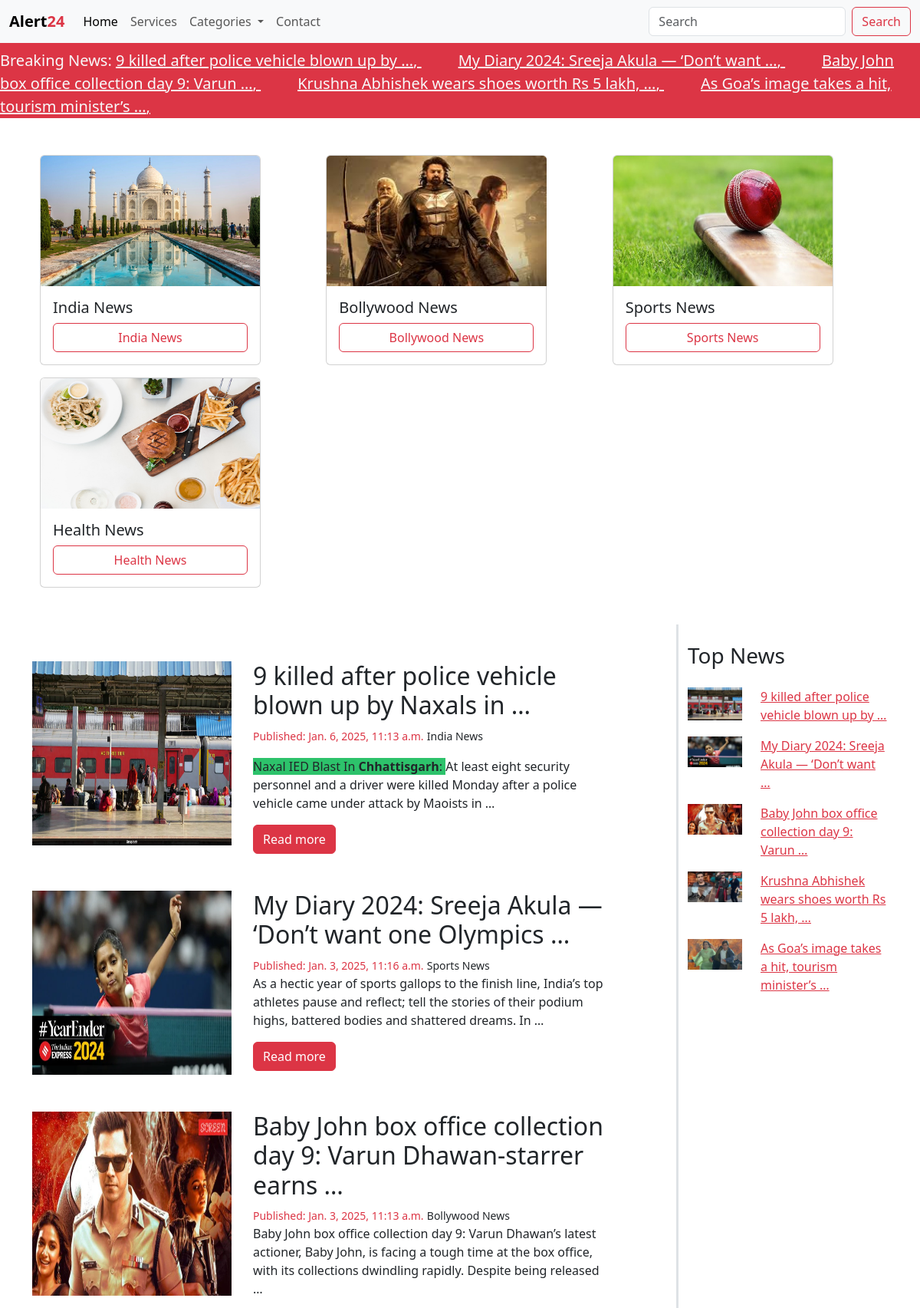
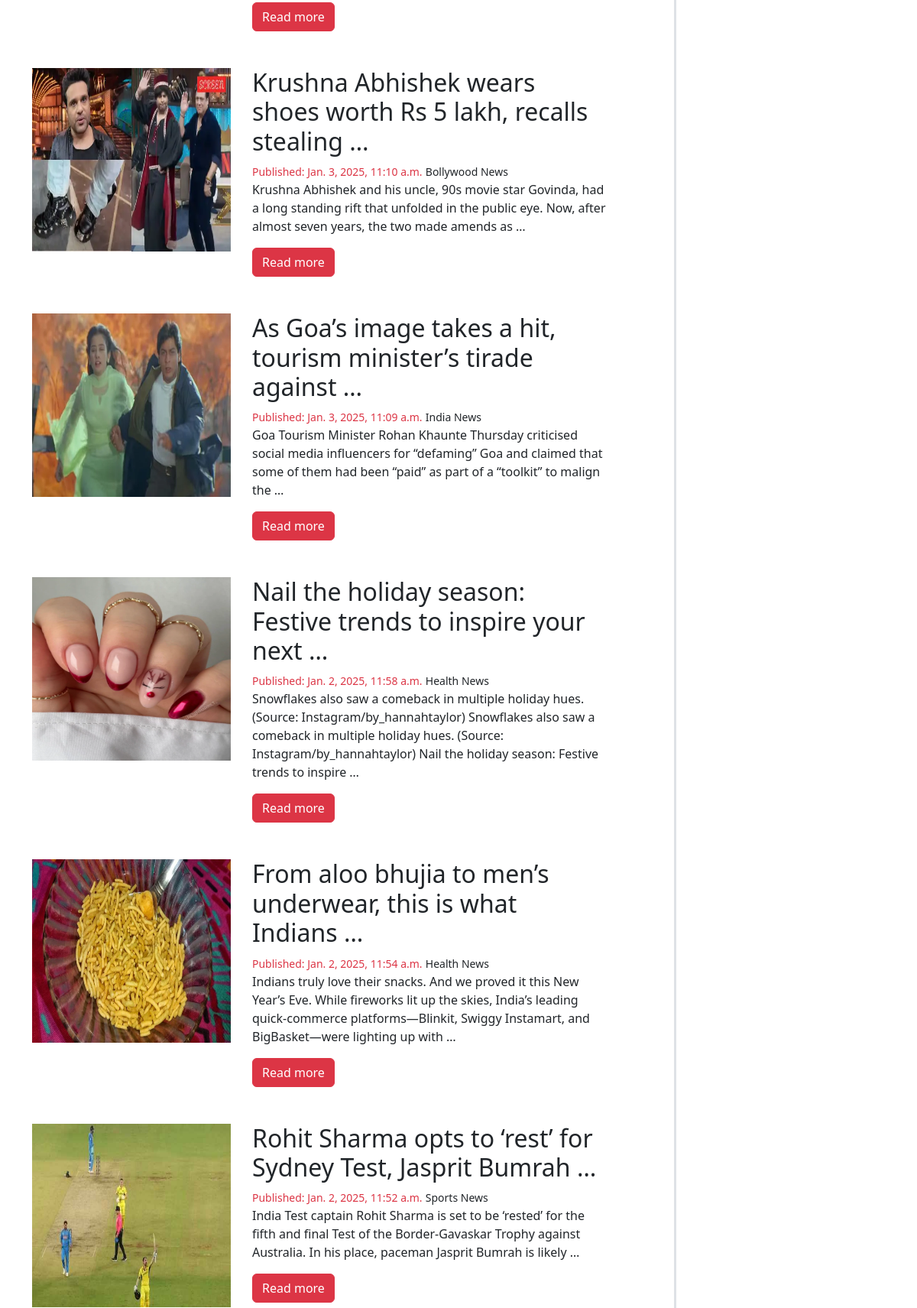
The page / (upper part) on the database its author committed (2 pictures, top to bottom).
### main/models.py (models this page shows)
class News(models.Model):
    category = models.ForeignKey(Categories, on_delete=models.CASCADE)
    title = models.CharField(max_length=250)
    description = HTMLField()
    image = models.ImageField(upload_to='news/')
    date = models.DateTimeField(auto_now_add=True)
    class Meta:
        verbose_name_plural = 'News'

class Categories(models.Model):
    title = models.CharField(max_length=250)
    image = models.ImageField(upload_to='category/')
    class Meta:
        verbose_name_plural = 'Category'
    def __str__(self):
        return self.title

### alert24/views.py (the view)
# urls.py: path('', views.home, name='home'),
def home(request):
    category = Categories.objects.all()
    allNews = News.objects.all().order_by('-id')
    topNews = News.objects.all().order_by('-id')[:5]
    context = {
        'categories': category,
        'allNews': allNews,
        'topNews': topNews
        }
    return render(request, 'index.html', context)

### templates/index.html
{% extends "base.html" %}
{% block news %}
    <section class="news">
      <div class="container">
        <div class="row">
          <div
            class="col-md-9  border-end border-3"
          >
            {% for news in allNews %}
            <div class="row my-5">
              <div class="col-md-4">
                <img
                  src="/media/{{ news.image }}"
                  class="img-fluid"
                  style="width: 90vw; height: 30vh"
                  alt=""
                />
              </div>
              <div class="col-md-7 px-3">
                <h2>{{ news.title | truncatewords:10 }}</h2>
                <small class='text-danger'>Published: {{ news.date }}</small>
                <small>{{ news.category }}</small>
                <p>{{ news.description | safe | truncatewords:30 }}</p>
                <a href="{% url 'details' news.id %}" class="btn btn-danger">Read more</a>
              </div>
            </div>
            {% endfor %}
          </div>
          <div class="col-md-3">
            <h3 class='my-4'>Top News</h3>
            {% for news in topNews %}
            <a href="" class="link-danger">
              <div class="row">
                <div class="col-md-4">
                  <img class="img-fluid" src="/media/{{ news.image }}" alt="" />
                </div>
                <div class="col-md-8">
                  <p>{{ news.title | truncatewords:8 }}</p>
                </div>
              </div>
            </a>
            {% endfor %}
          </div>
        </div>
      </div>
    </section>
{% endblock news %}

### templates/base.html (shortened to what this page needs)
<!DOCTYPE html>
<html lang="en">
  <head>
    <link
      href="https://cdn.jsdelivr.net/npm/bootstrap@5.3.3/dist/css/bootstrap.min.css"
      rel="stylesheet"
    />
  </head>
  <body>
    <section class="header">
      <nav class="navbar navbar-expand-lg bg-body-tertiary">
        <div class="container-fluid">
          <a class="navbar-brand fw-bold" href="{% url 'home' %}"
            >Alert<span class="text-danger">24</span></a
          >
          <div class="collapse navbar-collapse" id="navbarSupportedContent">
            <ul class="navbar-nav me-auto mb-2 mb-lg-0">
              <li class="nav-item">
                <a class="nav-link active" aria-current="page" href="{% url 'home' %}">Home</a>
              </li>
              <li class="nav-item">
                <a class="nav-link" href="#">Services</a>
              </li>
              <li class="nav-item dropdown">
                <a
                  class="nav-link dropdown-toggle"
                  href="#"
                  role="button"
                  data-bs-toggle="dropdown"
                  aria-expanded="false"
                >
                  Categories
                </a>
              </li>
              <li class="nav-item">
                <a class="nav-link">Contact</a>
              </li>
            </ul>
            <form class="d-flex" action="{% url 'search' %}" role="search">
              <input
                class="form-control me-2"
                type="search"
                placeholder="Search"
                name="search"
              />
              <button class="btn btn-outline-danger" type="submit">
                Search
              </button>
            </form>
          </div>
        </div>
      </nav>
      <marquee onmouseover="stop()" onmouseleave="start()" class="bg-danger text-light pt-2 fs-5"> Breaking News:
        {% for top in topNews %}
        <a href="" class="link-light  me-5">{{ top.title | truncatewords:8 }}, </a>
        {% endfor %}
      </marquee>
      <div class="row" style="margin: 40px">
        {% for category in categories %}
        <div class="col my-2">
          <div class="card" style="width: 18rem">
            <img
              src="/media/{{ category.image }}"
              class="card-img-top"
              style="width: 17.9rem; height: 170px"
              alt="..."
            />
            <div class="card-body">
              <h5 class="card-title">{{ category.title }}</h5>
              <a href="
              {% if category.title == 'India News' %}
                {% url "india" %}
              {% elif category.title == 'Bollywood News' %}
                {% url 'bollywood' %}
              {% endif %}
              "
              class="btn btn-outline-danger w-100"
                >{{ category.title }}</a
              >
            </div>
          </div>
        </div>
        {% endfor %}
      </div>
    </section>
    {% block news %}{% endblock news %}
  </body>
</html>

### rows shown on the page
News: title "9 killed after police vehicle blown up by …", image (picture), title "9 killed after police vehicle blown up by Naxals in …", date "Jan. 6, 2025, 11:13 a.m.", category "India News", description "Naxal IED Blast In Chhattisgarh : At least eight security personnel and a driver were killed Monday after a police vehicle came under attack by Maoists in …"
News: title "My Diary 2024: Sreeja Akula — ‘Don’t want …", image (picture), title "My Diary 2024: Sreeja Akula — ‘Don’t want one Olympics …", date "Jan. 3, 2025, 11:16 a.m.", category "Sports News", description "As a hectic year of sports gallops to the finish line, India’s top athletes pause and reflect; tell the stories of their podium highs, battered bodies and shattered dreams. In …"
News: title "Baby John box office collection day 9: Varun …", image (picture), title "Baby John box office collection day 9: Varun Dhawan-starrer earns …", date "Jan. 3, 2025, 11:13 a.m.", category "Bollywood News", description "Baby John box office collection day 9: Varun Dhawan’s latest actioner, Baby John, is facing a tough time at the box office, with its collections dwindling rapidly. Despite being released …"
News: title "Krushna Abhishek wears shoes worth Rs 5 lakh, …", image (picture), title "Krushna Abhishek wears shoes worth Rs 5 lakh, recalls stealing …", date "Jan. 3, 2025, 11:10 a.m.", category "Bollywood News", description "Krushna Abhishek and his uncle, 90s movie star Govinda, had a long standing rift that unfolded in the public eye. Now, after almost seven years, the two made amends as …"
News: title "As Goa’s image takes a hit, tourism minister’s …", image (picture), title "As Goa’s image takes a hit, tourism minister’s tirade against …", date "Jan. 3, 2025, 11:09 a.m.", category "India News", description "Goa Tourism Minister Rohan Khaunte Thursday criticised social media influencers for “defaming” Goa and claimed that some of them had been “paid” as part of a “toolkit” to malign the …"
Categories: image (picture), title "India News"
Categories: image (picture), title "Bollywood News"
Categories: image (picture), title "Sports News"
Categories: image (picture), title "Health News"
News: image (picture), title "Nail the holiday season: Festive trends to inspire your next …", date "Jan. 2, 2025, 11:58 a.m.", category "Health News", description "Snowflakes also saw a comeback in multiple holiday hues. (Source: Instagram/by_hannahtaylor) Snowflakes also saw a comeback in multiple holiday hues. (Source: Instagram/by_hannahtaylor) Nail the holiday season: Festive trends to inspire …"
News: image (picture), title "From aloo bhujia to men’s underwear, this is what Indians …", date "Jan. 2, 2025, 11:54 a.m.", category "Health News", description "Indians truly love their snacks. And we proved it this New Year’s Eve. While fireworks lit up the skies, India’s leading quick-commerce platforms—Blinkit, Swiggy Instamart, and BigBasket—were lighting up with …"
News: image (picture), title "Rohit Sharma opts to ‘rest’ for Sydney Test, Jasprit Bumrah …", date "Jan. 2, 2025, 11:52 a.m.", category "Sports News", description "India Test captain Rohit Sharma is set to be ‘rested’ for the fifth and final Test of the Border-Gavaskar Trophy against Australia. In his place, paceman Jasprit Bumrah is likely …"
